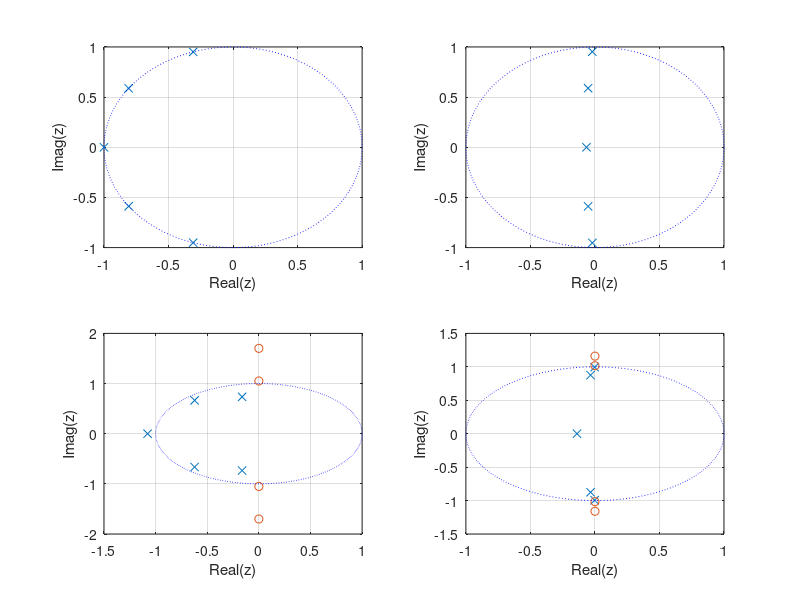
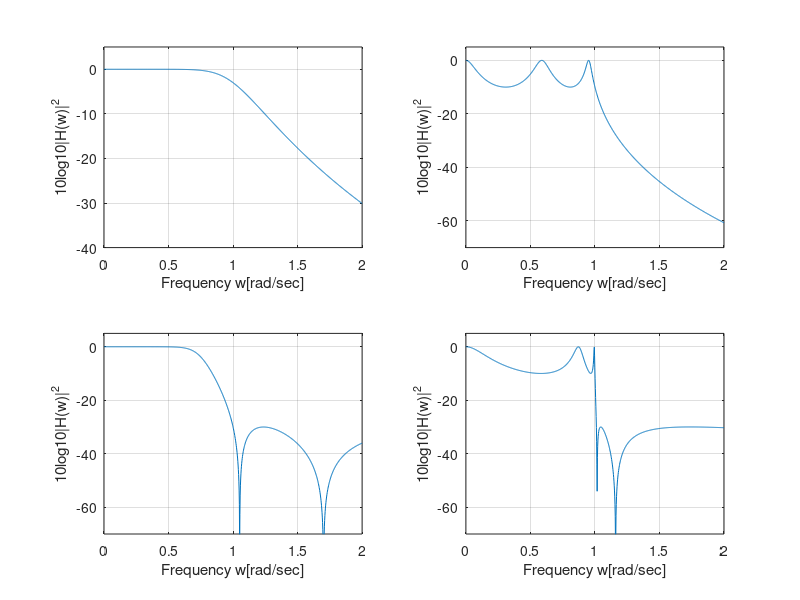

These figures' MATLAB source, in order:
clear;
clc;

[z p k] = buttap(5);

t = linspace(0, 2*pi, 1000);
x = cos(t);
y = sin(t);
% 원을 그리는 함수

figure(1)
subplot(221);
plot(real(p), imag(p),'x',real(z),imag(z),'o', x,y,':b','MarkerSize',20);
grid on;
xlabel('Real(z)');
ylabel('Imag(z)');
axis([-1 1 -1 1]);

w = linspace(0,2,1000);
[b, a] = zp2tf(z,p,k);
h = freqs(b,a,w);

figure(2)
subplot(221);
plot(w, 10*log10(abs(h).^2));
grid on;
ylabel('10log10|H(w)|^2');
xlabel('Frequency w[rad/sec]');
axis([0 2 -40 5]);

[z p k] = cheb1ap(5, 10);

figure(1)
subplot(222);
plot(real(p), imag(p),'x',real(z),imag(z),'o', x,y,':b','MarkerSize',20);
grid on;
xlabel('Real(z)');
ylabel('Imag(z)');
axis([-1 1 -1 1]);

w = linspace(0,2,1000);
[b, a] = zp2tf(z,p,k);
h = freqs(b,a,w);

figure(2)
subplot(222);
plot(w, 10*log10(abs(h).^2));
grid on;
ylabel('10log10|H(w)|^2');
xlabel('Frequency w[rad/sec]');
axis([0 2 -70 5]);

[z p k] = cheb2ap(5, 30);

figure(1)
subplot(223);
plot(real(p), imag(p),'x',real(z),imag(z),'o', x,y,':b','MarkerSize',10);
grid on;
xlabel('Real(z)');
ylabel('Imag(z)');
axis([-1.5 1 -2 2]);

w = linspace(0,2,1000);
[b, a] = zp2tf(z,p,k);
h = freqs(b,a,w);

figure(2)
subplot(223);
plot(w, 10*log10(abs(h).^2));
grid on;
ylabel('10log10|H(w)|^2');
xlabel('Frequency w[rad/sec]');
axis([0 2 -70 5]);

[z p k] = ellipap(5, 10, 30);

figure(1)
subplot(224);
plot(real(p), imag(p),'x',real(z),imag(z),'o', x,y,':b','MarkerSize',10);
grid on;
xlabel('Real(z)');
ylabel('Imag(z)');
axis([-1 1 -1.5 1.5]);

w = linspace(0,2,1000);
[b, a] = zp2tf(z,p,k);
h = freqs(b,a,w);

figure(2)
subplot(224);
plot(w, 10*log10(abs(h).^2));
grid on;
ylabel('10log10|H(w)|^2');
xlabel('Frequency w[rad/sec]');
axis([0 2 -70 5]);